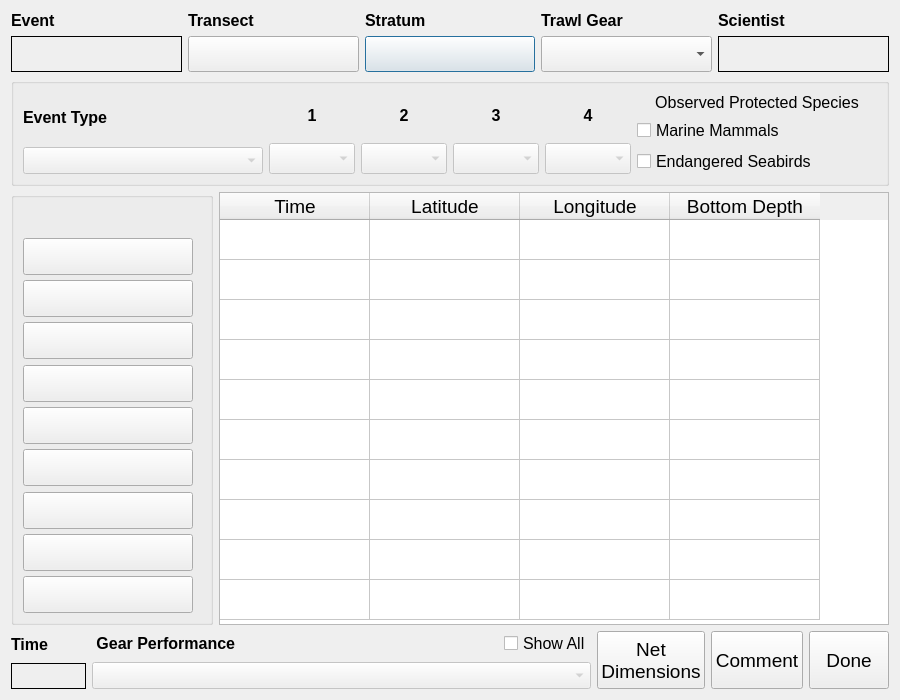
<?xml version="1.0" encoding="UTF-8"?>
<ui version="4.0">
 <class>MACETrawlEvent</class>
 <widget class="QDialog" name="MACETrawlEvent">
  <property name="geometry">
   <rect>
    <x>0</x>
    <y>0</y>
    <width>900</width>
    <height>700</height>
   </rect>
  </property>
  <property name="sizePolicy">
   <sizepolicy hsizetype="Fixed" vsizetype="Preferred">
    <horstretch>0</horstretch>
    <verstretch>0</verstretch>
   </sizepolicy>
  </property>
  <property name="minimumSize">
   <size>
    <width>900</width>
    <height>700</height>
   </size>
  </property>
  <property name="font">
   <font>
    <pointsize>18</pointsize>
   </font>
  </property>
  <property name="windowTitle">
   <string>CLAMS Haul</string>
  </property>
  <layout class="QVBoxLayout" name="verticalLayout_8">
   <item>
    <layout class="QGridLayout" name="gridLayout_2">
     <item row="1" column="0">
      <widget class="QLabel" name="haulLabel">
       <property name="font">
        <font>
         <pointsize>20</pointsize>
         <weight>75</weight>
         <bold>true</bold>
        </font>
       </property>
       <property name="frameShape">
        <enum>QFrame::Box</enum>
       </property>
       <property name="text">
        <string/>
       </property>
      </widget>
     </item>
     <item row="1" column="2">
      <widget class="QPushButton" name="stratumBtn">
       <property name="text">
        <string/>
       </property>
      </widget>
     </item>
     <item row="0" column="3">
      <widget class="QLabel" name="label_8">
       <property name="font">
        <font>
         <pointsize>12</pointsize>
         <weight>75</weight>
         <bold>true</bold>
        </font>
       </property>
       <property name="text">
        <string>Trawl Gear</string>
       </property>
      </widget>
     </item>
     <item row="1" column="3">
      <widget class="QComboBox" name="gearBox"/>
     </item>
     <item row="0" column="0">
      <widget class="QLabel" name="label_5">
       <property name="font">
        <font>
         <pointsize>12</pointsize>
         <weight>75</weight>
         <bold>true</bold>
        </font>
       </property>
       <property name="text">
        <string>Event</string>
       </property>
      </widget>
     </item>
     <item row="1" column="1">
      <widget class="QPushButton" name="transBtn">
       <property name="text">
        <string/>
       </property>
      </widget>
     </item>
     <item row="0" column="2">
      <widget class="QLabel" name="label_28">
       <property name="font">
        <font>
         <pointsize>12</pointsize>
         <weight>75</weight>
         <bold>true</bold>
        </font>
       </property>
       <property name="text">
        <string>Stratum</string>
       </property>
      </widget>
     </item>
     <item row="0" column="1">
      <widget class="QLabel" name="label_27">
       <property name="font">
        <font>
         <pointsize>12</pointsize>
         <weight>75</weight>
         <bold>true</bold>
        </font>
       </property>
       <property name="text">
        <string>Transect</string>
       </property>
      </widget>
     </item>
     <item row="0" column="4">
      <widget class="QLabel" name="label_14">
       <property name="font">
        <font>
         <pointsize>12</pointsize>
         <weight>75</weight>
         <bold>true</bold>
        </font>
       </property>
       <property name="text">
        <string>Scientist</string>
       </property>
      </widget>
     </item>
     <item row="1" column="4">
      <widget class="QLabel" name="sciLabel">
       <property name="font">
        <font>
         <pointsize>18</pointsize>
         <weight>50</weight>
         <bold>false</bold>
        </font>
       </property>
       <property name="autoFillBackground">
        <bool>true</bool>
       </property>
       <property name="frameShape">
        <enum>QFrame::Panel</enum>
       </property>
       <property name="frameShadow">
        <enum>QFrame::Plain</enum>
       </property>
       <property name="lineWidth">
        <number>1</number>
       </property>
       <property name="text">
        <string/>
       </property>
      </widget>
     </item>
    </layout>
   </item>
   <item>
    <widget class="QGroupBox" name="optionsGroup">
     <property name="title">
      <string/>
     </property>
     <layout class="QVBoxLayout" name="verticalLayout_6">
      <item>
       <layout class="QHBoxLayout" name="horizontalLayout">
        <item>
         <layout class="QVBoxLayout" name="verticalLayout">
          <item>
           <widget class="QLabel" name="label_4">
            <property name="font">
             <font>
              <pointsize>12</pointsize>
              <weight>75</weight>
              <bold>true</bold>
             </font>
            </property>
            <property name="text">
             <string>Event Type</string>
            </property>
           </widget>
          </item>
          <item>
           <widget class="QComboBox" name="typeBox">
            <property name="enabled">
             <bool>false</bool>
            </property>
            <property name="font">
             <font>
              <pointsize>12</pointsize>
              <weight>50</weight>
              <bold>false</bold>
             </font>
            </property>
           </widget>
          </item>
         </layout>
        </item>
        <item>
         <layout class="QGridLayout" name="gridLayout">
          <item row="0" column="0">
           <widget class="QLabel" name="accessLabel1">
            <property name="font">
             <font>
              <pointsize>12</pointsize>
              <weight>75</weight>
              <bold>true</bold>
             </font>
            </property>
            <property name="text">
             <string>1</string>
            </property>
            <property name="alignment">
             <set>Qt::AlignCenter</set>
            </property>
           </widget>
          </item>
          <item row="0" column="1">
           <widget class="QLabel" name="accessLabel2">
            <property name="font">
             <font>
              <pointsize>12</pointsize>
              <weight>75</weight>
              <bold>true</bold>
             </font>
            </property>
            <property name="text">
             <string>2</string>
            </property>
            <property name="alignment">
             <set>Qt::AlignCenter</set>
            </property>
           </widget>
          </item>
          <item row="1" column="0">
           <widget class="QComboBox" name="accessBox1">
            <property name="enabled">
             <bool>false</bool>
            </property>
            <property name="maximumSize">
             <size>
              <width>16777215</width>
              <height>31</height>
             </size>
            </property>
            <property name="font">
             <font>
              <pointsize>12</pointsize>
             </font>
            </property>
           </widget>
          </item>
          <item row="1" column="1">
           <widget class="QComboBox" name="accessBox2">
            <property name="enabled">
             <bool>false</bool>
            </property>
            <property name="maximumSize">
             <size>
              <width>16777215</width>
              <height>31</height>
             </size>
            </property>
            <property name="font">
             <font>
              <pointsize>12</pointsize>
             </font>
            </property>
           </widget>
          </item>
          <item row="1" column="2">
           <widget class="QComboBox" name="accessBox3">
            <property name="enabled">
             <bool>false</bool>
            </property>
            <property name="maximumSize">
             <size>
              <width>16777215</width>
              <height>31</height>
             </size>
            </property>
            <property name="font">
             <font>
              <pointsize>12</pointsize>
             </font>
            </property>
           </widget>
          </item>
          <item row="1" column="3">
           <widget class="QComboBox" name="accessBox4">
            <property name="enabled">
             <bool>false</bool>
            </property>
            <property name="maximumSize">
             <size>
              <width>16777215</width>
              <height>31</height>
             </size>
            </property>
            <property name="font">
             <font>
              <pointsize>12</pointsize>
             </font>
            </property>
           </widget>
          </item>
          <item row="0" column="2">
           <widget class="QLabel" name="accessLabel3">
            <property name="font">
             <font>
              <pointsize>12</pointsize>
              <weight>75</weight>
              <bold>true</bold>
             </font>
            </property>
            <property name="text">
             <string>3</string>
            </property>
            <property name="alignment">
             <set>Qt::AlignCenter</set>
            </property>
           </widget>
          </item>
          <item row="0" column="3">
           <widget class="QLabel" name="accessLabel4">
            <property name="font">
             <font>
              <pointsize>12</pointsize>
              <weight>75</weight>
              <bold>true</bold>
             </font>
            </property>
            <property name="text">
             <string>4</string>
            </property>
            <property name="alignment">
             <set>Qt::AlignCenter</set>
            </property>
           </widget>
          </item>
         </layout>
        </item>
        <item>
         <layout class="QVBoxLayout" name="verticalLayout_2">
          <item>
           <widget class="QLabel" name="label">
            <property name="font">
             <font>
              <pointsize>12</pointsize>
             </font>
            </property>
            <property name="text">
             <string>Observed Protected Species</string>
            </property>
            <property name="alignment">
             <set>Qt::AlignCenter</set>
            </property>
           </widget>
          </item>
          <item>
           <widget class="QCheckBox" name="marMammalBox">
            <property name="font">
             <font>
              <pointsize>12</pointsize>
             </font>
            </property>
            <property name="text">
             <string>Marine Mammals</string>
            </property>
           </widget>
          </item>
          <item>
           <widget class="QCheckBox" name="seaBirdBox">
            <property name="font">
             <font>
              <pointsize>12</pointsize>
             </font>
            </property>
            <property name="text">
             <string>Endangered Seabirds</string>
            </property>
           </widget>
          </item>
         </layout>
        </item>
       </layout>
      </item>
     </layout>
    </widget>
   </item>
   <item>
    <layout class="QHBoxLayout" name="horizontalLayout_2">
     <item>
      <widget class="QGroupBox" name="buttonsGroup">
       <property name="title">
        <string/>
       </property>
       <layout class="QVBoxLayout" name="verticalLayout_7">
        <item>
         <layout class="QVBoxLayout" name="verticalLayout_3">
          <property name="spacing">
           <number>6</number>
          </property>
          <property name="sizeConstraint">
           <enum>QLayout::SetFixedSize</enum>
          </property>
          <property name="leftMargin">
           <number>0</number>
          </property>
          <property name="topMargin">
           <number>0</number>
          </property>
          <property name="rightMargin">
           <number>8</number>
          </property>
          <item>
           <widget class="QLabel" name="label_2">
            <property name="sizePolicy">
             <sizepolicy hsizetype="Preferred" vsizetype="Fixed">
              <horstretch>0</horstretch>
              <verstretch>0</verstretch>
             </sizepolicy>
            </property>
            <property name="font">
             <font>
              <pointsize>16</pointsize>
             </font>
            </property>
            <property name="text">
             <string>     </string>
            </property>
            <property name="alignment">
             <set>Qt::AlignLeading|Qt::AlignLeft|Qt::AlignTop</set>
            </property>
           </widget>
          </item>
          <item>
           <widget class="QPushButton" name="btn1">
            <property name="minimumSize">
             <size>
              <width>170</width>
              <height>37</height>
             </size>
            </property>
            <property name="maximumSize">
             <size>
              <width>170</width>
              <height>36</height>
             </size>
            </property>
            <property name="font">
             <font>
              <pointsize>14</pointsize>
             </font>
            </property>
            <property name="text">
             <string/>
            </property>
           </widget>
          </item>
          <item>
           <widget class="QPushButton" name="btn2">
            <property name="minimumSize">
             <size>
              <width>170</width>
              <height>37</height>
             </size>
            </property>
            <property name="maximumSize">
             <size>
              <width>170</width>
              <height>36</height>
             </size>
            </property>
            <property name="font">
             <font>
              <pointsize>14</pointsize>
             </font>
            </property>
            <property name="text">
             <string/>
            </property>
           </widget>
          </item>
          <item>
           <widget class="QPushButton" name="btn3">
            <property name="minimumSize">
             <size>
              <width>170</width>
              <height>37</height>
             </size>
            </property>
            <property name="maximumSize">
             <size>
              <width>170</width>
              <height>36</height>
             </size>
            </property>
            <property name="font">
             <font>
              <pointsize>14</pointsize>
             </font>
            </property>
            <property name="text">
             <string/>
            </property>
           </widget>
          </item>
          <item>
           <widget class="QPushButton" name="btn4">
            <property name="minimumSize">
             <size>
              <width>170</width>
              <height>37</height>
             </size>
            </property>
            <property name="maximumSize">
             <size>
              <width>170</width>
              <height>36</height>
             </size>
            </property>
            <property name="font">
             <font>
              <pointsize>14</pointsize>
             </font>
            </property>
            <property name="text">
             <string/>
            </property>
           </widget>
          </item>
          <item>
           <widget class="QPushButton" name="btn5">
            <property name="minimumSize">
             <size>
              <width>170</width>
              <height>37</height>
             </size>
            </property>
            <property name="maximumSize">
             <size>
              <width>170</width>
              <height>36</height>
             </size>
            </property>
            <property name="font">
             <font>
              <pointsize>14</pointsize>
             </font>
            </property>
            <property name="text">
             <string/>
            </property>
           </widget>
          </item>
          <item>
           <widget class="QPushButton" name="btn6">
            <property name="minimumSize">
             <size>
              <width>170</width>
              <height>37</height>
             </size>
            </property>
            <property name="maximumSize">
             <size>
              <width>170</width>
              <height>36</height>
             </size>
            </property>
            <property name="font">
             <font>
              <pointsize>14</pointsize>
             </font>
            </property>
            <property name="text">
             <string/>
            </property>
           </widget>
          </item>
          <item>
           <widget class="QPushButton" name="btn7">
            <property name="minimumSize">
             <size>
              <width>170</width>
              <height>37</height>
             </size>
            </property>
            <property name="maximumSize">
             <size>
              <width>170</width>
              <height>36</height>
             </size>
            </property>
            <property name="font">
             <font>
              <pointsize>14</pointsize>
             </font>
            </property>
            <property name="text">
             <string/>
            </property>
           </widget>
          </item>
          <item>
           <widget class="QPushButton" name="btn8">
            <property name="minimumSize">
             <size>
              <width>170</width>
              <height>37</height>
             </size>
            </property>
            <property name="maximumSize">
             <size>
              <width>170</width>
              <height>36</height>
             </size>
            </property>
            <property name="font">
             <font>
              <pointsize>14</pointsize>
             </font>
            </property>
            <property name="text">
             <string/>
            </property>
           </widget>
          </item>
          <item>
           <widget class="QPushButton" name="btn9">
            <property name="minimumSize">
             <size>
              <width>170</width>
              <height>37</height>
             </size>
            </property>
            <property name="maximumSize">
             <size>
              <width>170</width>
              <height>36</height>
             </size>
            </property>
            <property name="font">
             <font>
              <pointsize>14</pointsize>
             </font>
            </property>
            <property name="text">
             <string/>
            </property>
           </widget>
          </item>
         </layout>
        </item>
       </layout>
      </widget>
     </item>
     <item>
      <widget class="QTableWidget" name="dataTable">
       <property name="sizePolicy">
        <sizepolicy hsizetype="Expanding" vsizetype="Expanding">
         <horstretch>0</horstretch>
         <verstretch>0</verstretch>
        </sizepolicy>
       </property>
       <property name="minimumSize">
        <size>
         <width>0</width>
         <height>0</height>
        </size>
       </property>
       <property name="font">
        <font>
         <pointsize>14</pointsize>
        </font>
       </property>
       <property name="verticalScrollBarPolicy">
        <enum>Qt::ScrollBarAlwaysOff</enum>
       </property>
       <property name="horizontalScrollBarPolicy">
        <enum>Qt::ScrollBarAlwaysOff</enum>
       </property>
       <property name="editTriggers">
        <set>QAbstractItemView::NoEditTriggers</set>
       </property>
       <attribute name="horizontalHeaderCascadingSectionResizes">
        <bool>true</bool>
       </attribute>
       <attribute name="horizontalHeaderMinimumSectionSize">
        <number>100</number>
       </attribute>
       <attribute name="horizontalHeaderDefaultSectionSize">
        <number>150</number>
       </attribute>
       <attribute name="horizontalHeaderStretchLastSection">
        <bool>false</bool>
       </attribute>
       <attribute name="verticalHeaderVisible">
        <bool>false</bool>
       </attribute>
       <attribute name="verticalHeaderDefaultSectionSize">
        <number>40</number>
       </attribute>
       <row>
        <property name="text">
         <string>New Row</string>
        </property>
       </row>
       <row>
        <property name="text">
         <string>New Row</string>
        </property>
       </row>
       <row>
        <property name="text">
         <string>New Row</string>
        </property>
       </row>
       <row>
        <property name="text">
         <string>New Row</string>
        </property>
       </row>
       <row>
        <property name="text">
         <string>New Row</string>
        </property>
       </row>
       <row>
        <property name="text">
         <string>New Row</string>
        </property>
       </row>
       <row>
        <property name="text">
         <string>New Row</string>
        </property>
       </row>
       <row>
        <property name="text">
         <string>New Row</string>
        </property>
       </row>
       <row>
        <property name="text">
         <string>New Row</string>
        </property>
       </row>
       <row>
        <property name="text">
         <string>New Row</string>
        </property>
       </row>
       <column>
        <property name="text">
         <string>Time</string>
        </property>
       </column>
       <column>
        <property name="text">
         <string>Latitude</string>
        </property>
       </column>
       <column>
        <property name="text">
         <string>Longitude</string>
        </property>
       </column>
       <column>
        <property name="text">
         <string>Bottom Depth</string>
        </property>
       </column>
      </widget>
     </item>
    </layout>
   </item>
   <item>
    <layout class="QHBoxLayout" name="horizontalLayout_4">
     <item>
      <layout class="QVBoxLayout" name="verticalLayout_5">
       <item>
        <widget class="QLabel" name="label_42">
         <property name="font">
          <font>
           <pointsize>12</pointsize>
           <weight>75</weight>
           <bold>true</bold>
          </font>
         </property>
         <property name="text">
          <string>Time</string>
         </property>
        </widget>
       </item>
       <item>
        <widget class="QLabel" name="elapseLabel">
         <property name="enabled">
          <bool>true</bool>
         </property>
         <property name="minimumSize">
          <size>
           <width>75</width>
           <height>0</height>
          </size>
         </property>
         <property name="font">
          <font>
           <pointsize>16</pointsize>
          </font>
         </property>
         <property name="frameShape">
          <enum>QFrame::Box</enum>
         </property>
         <property name="text">
          <string/>
         </property>
        </widget>
       </item>
      </layout>
     </item>
     <item>
      <layout class="QVBoxLayout" name="verticalLayout_4">
       <item>
        <layout class="QHBoxLayout" name="horizontalLayout_3">
         <item>
          <widget class="QLabel" name="label_6">
           <property name="font">
            <font>
             <pointsize>12</pointsize>
             <weight>75</weight>
             <bold>true</bold>
            </font>
           </property>
           <property name="text">
            <string> Gear Performance</string>
           </property>
          </widget>
         </item>
         <item>
          <spacer name="horizontalSpacer">
           <property name="orientation">
            <enum>Qt::Horizontal</enum>
           </property>
           <property name="sizeHint" stdset="0">
            <size>
             <width>40</width>
             <height>20</height>
            </size>
           </property>
          </spacer>
         </item>
         <item>
          <widget class="QCheckBox" name="perfCheckBox">
           <property name="font">
            <font>
             <pointsize>12</pointsize>
            </font>
           </property>
           <property name="text">
            <string>Show All</string>
           </property>
          </widget>
         </item>
        </layout>
       </item>
       <item>
        <widget class="QComboBox" name="perfBox">
         <property name="enabled">
          <bool>false</bool>
         </property>
         <property name="font">
          <font>
           <pointsize>12</pointsize>
          </font>
         </property>
        </widget>
       </item>
      </layout>
     </item>
     <item>
      <widget class="QPushButton" name="netDimBtn">
       <property name="sizePolicy">
        <sizepolicy hsizetype="Minimum" vsizetype="Preferred">
         <horstretch>0</horstretch>
         <verstretch>0</verstretch>
        </sizepolicy>
       </property>
       <property name="font">
        <font>
         <pointsize>14</pointsize>
        </font>
       </property>
       <property name="text">
        <string>Net
Dimensions</string>
       </property>
      </widget>
     </item>
     <item>
      <widget class="QPushButton" name="commentBtn">
       <property name="sizePolicy">
        <sizepolicy hsizetype="Minimum" vsizetype="Preferred">
         <horstretch>0</horstretch>
         <verstretch>0</verstretch>
        </sizepolicy>
       </property>
       <property name="font">
        <font>
         <pointsize>14</pointsize>
        </font>
       </property>
       <property name="text">
        <string>Comment</string>
       </property>
      </widget>
     </item>
     <item>
      <widget class="QPushButton" name="doneBtn">
       <property name="sizePolicy">
        <sizepolicy hsizetype="Minimum" vsizetype="Preferred">
         <horstretch>0</horstretch>
         <verstretch>0</verstretch>
        </sizepolicy>
       </property>
       <property name="font">
        <font>
         <pointsize>14</pointsize>
        </font>
       </property>
       <property name="text">
        <string>Done</string>
       </property>
      </widget>
     </item>
    </layout>
   </item>
   <item>
    <layout class="QVBoxLayout" name="statusLayout"/>
   </item>
  </layout>
 </widget>
 <resources/>
 <connections/>
</ui>
